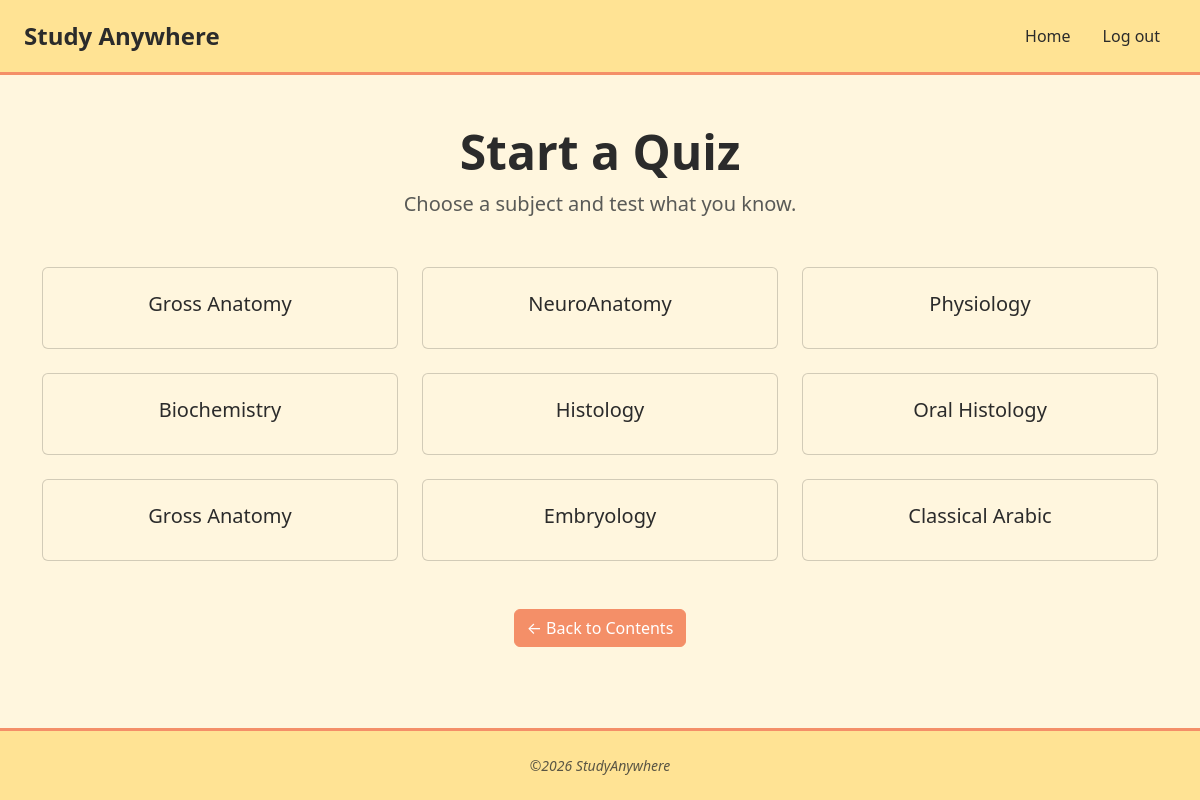
The page /start_quiz (signed in) on the database its author committed.
### main.py (models this page shows)
class Subject(db.Model):
    __tablename__ = "subjects"
    id: Mapped[int] = mapped_column(Integer, primary_key=True)
    name: Mapped[str] = mapped_column(String(100), unique=True)
    questions = relationship("Questions", back_populates="subject", cascade="all, delete-orphan")

### main.py (the view)
@app.route("/start_quiz")
@login_required
def start_quiz():
    my_subjects = [r.subject for r in current_user.results]
    return render_template("quiz.html", subjects=my_subjects)

### main.py (called while the page is built)
@login_manager.user_loader
def load_user(user_id):
    return db.session.get(User, int(user_id))

### templates/quiz.html (shortened to what this page needs)
{% extends "base.html" %}
{% block content %}
<section class="quiz-page py-4">
  <div class="text-center mb-5">
    <h1 class="display-5 fw-bold">Start a Quiz</h1>
    <p class="lead text-muted mb-0">Choose a subject and test what you know.</p>
  </div>
  {% if subjects %}
  <div class="row g-4 justify-content-center">
    {% for subject in subjects %}
<div class="col-sm-6 col-lg-4">
  <a href="{{ url_for('quiz', subject_id=subject.id) }}" class="text-decoration-none">
    <div class="card h-100 text-center"><div class="card-body py-4">
      <h5>{{ subject.name }}</h5>
    </div></div>
  </a>
</div>
{% endfor %}
  </div>
  {% else %}
  <div class="text-center py-5">
    <p class="text-muted fs-5">No subjects available yet.</p>
    <a href="{{ url_for('contents') }}" class="btn btn-primary">Back to Contents</a>
  </div>
  {% endif %}
  <div class="text-center mt-5">
    <a href="{{ url_for('contents') }}" class="btn btn-accent">&larr; Back to Contents</a>
  </div>
</section>
{% endblock %}

### static/css/theme.css (style rules this page uses)
:root { --color-bg: #FFF6DE; --color-highlight: #FFE394; --color-button: #8BDFDD; --color-sharp: #F48F68; --color-sharp-dark: #d9743f; --color-text: #2b2b2b; --bs-body-bg: var(--color-bg); --bs-body-color: var(--color-text); --bs-link-color: var(--color-sharp); --bs-link-hover-color: var(--color-sharp-dark); --bs-primary: var(--color-button); --bs-primary-rgb: 139, 223, 221; }
body { background-color: var(--color-bg); color: var(--color-text); }
.btn-accent { --bs-btn-color: #fff; --bs-btn-bg: var(--color-sharp); --bs-btn-border-color: var(--color-sharp); --bs-btn-hover-color: #fff; --bs-btn-hover-bg: var(--color-sharp-dark); --bs-btn-hover-border-color: var(--color-sharp-dark); }

### rows shown on the page
Subject: name "Gross Anatomy"
Subject: name "NeuroAnatomy"
Subject: name "Physiology"
Subject: name "Biochemistry"
Subject: name "Histology"
Subject: name "Oral Histology"
Subject: name "Gross Anatomy"
Subject: name "Embryology"
Subject: name "Classical Arabic"
